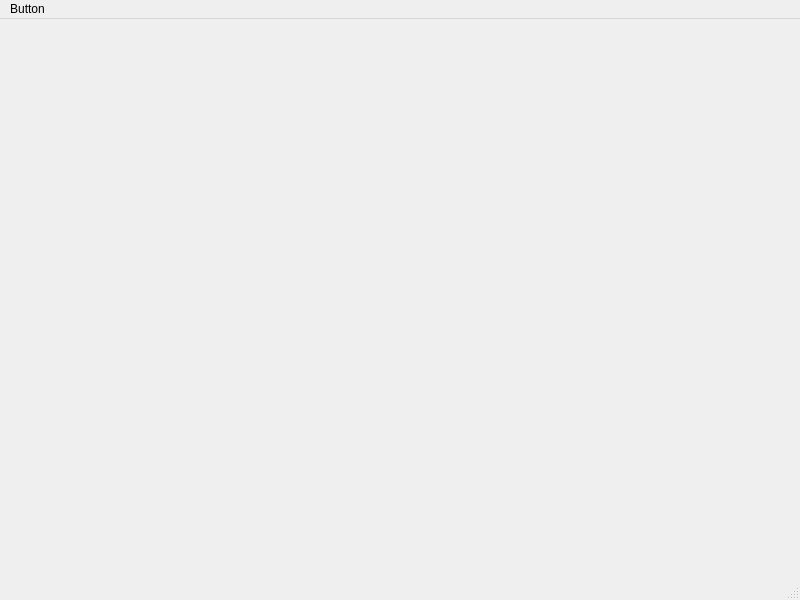
<?xml version="1.0" encoding="UTF-8"?>
<ui version="4.0">
 <class>MainWindow</class>
 <widget class="QMainWindow" name="MainWindow">
  <property name="geometry">
   <rect>
    <x>0</x>
    <y>0</y>
    <width>800</width>
    <height>600</height>
   </rect>
  </property>
  <property name="windowTitle">
   <string>MainWindow</string>
  </property>
  <widget class="QWidget" name="centralwidget"/>
  <widget class="QMenuBar" name="menubar">
   <property name="geometry">
    <rect>
     <x>0</x>
     <y>0</y>
     <width>800</width>
     <height>31</height>
    </rect>
   </property>
   <widget class="QMenu" name="menuButton">
    <property name="title">
     <string>Button</string>
    </property>
    <addaction name="actionSubButton"/>
   </widget>
   <addaction name="menuButton"/>
  </widget>
  <widget class="QStatusBar" name="statusbar"/>
  <action name="actionSubButton">
   <property name="text">
    <string>SubButton</string>
   </property>
  </action>
 </widget>
 <resources/>
 <connections/>
</ui>
